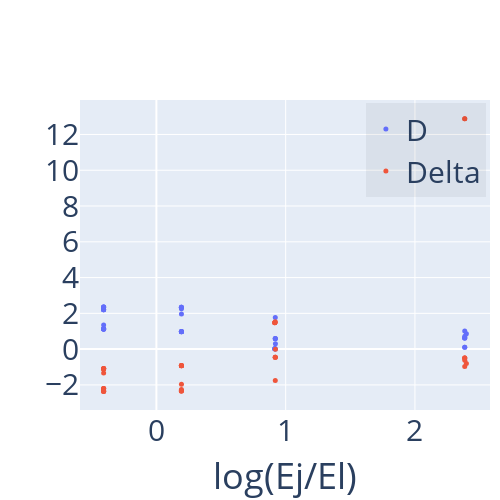

Notebook source saved alongside this figure:
### Code cell
plotScatter(log10(Agg['CJx']/Agg['EcS']),{'D':Agg['D'],'Delta':Agg['delta']},x_label='log(EcJ/EcS)',dot_size=5,
            size=(500,500),legend=True)
plotScatter(log10(Agg['Jx']/Agg['EcS']),{'D':Agg['D*'],'Delta':Agg['delta*']},x_label='log(Ej/EcS)',dot_size=5,
            size=(500,500),legend=True)
plotScatter(log10(Agg['CJx']/Agg['Lx']),{'D':Agg['D*'],'Delta':Agg['delta*']},x_label='log(EcJ/El)',dot_size=5,
            size=(500,500),legend=True)
plotScatter(log10(Agg['Jx']/Agg['Lx']),{'D':Agg['D*'],'Delta':Agg['delta*']},x_label='log(Ej/El)',dot_size=5,
            size=(500,500),legend=True)

### Figure 1 — Plotly figure (JSON) as saved in the notebook; plotly's stock layout.template omitted (floating-point values rounded to 4 significant figures)
{"data": [{"marker": {"size": 5}, "mode": "markers", "name": "D", "type": "scatter", "x": [2.385, 2.385, 2.385, 0.9196, 0.9169, 0.9169, 0.9196, 0.9195, 0.9195, 0.1936, 0.1932, 0.1932, 0.1932, 0.1934, 0.1934, 0.1934, -0.4083, -0.4082, -0.4082, -0.4082, -0.408, -0.4082, -0.4082, -0.4082, 2.398, 2.385, 2.385, 2.386, 2.385, 0.9196, 0.9157, 0.9157, 0.9208, 0.1938, 0.1936, 0.1936, 0.1936, -0.4082, -0.4082, -0.4082, -0.4082, -0.4082, -0.4082], "y": [0.6155, 0.6156, 0.6156, 0.01264, 0.01399, 0.01399, 0.586, 0.5874, 0.5874, 2.262, 2.347, 2.347, 2.347, 0.9689, 0.9689, 0.9689, 2.328, 2.197, 2.197, 2.197, 1.347, 1.121, 1.118, 1.118, 0.8651, 0.1006, 0.1006, 0.718, 1.013, 1.764, 0.01455, 0.01455, 0.3034, 1.967, 0.9839, 0.9839, 0.9839, 2.359, 2.35, 2.35, 1.126, 1.131, 1.131]}, {"marker": {"size": 5}, "mode": "markers", "name": "Delta", "type": "scatter", "x": [2.385, 2.385, 2.385, 0.9196, 0.9169, 0.9169, 0.9196, 0.9195, 0.9195, 0.1936, 0.1932, 0.1932, 0.1932, 0.1934, 0.1934, 0.1934, -0.4083, -0.4082, -0.4082, -0.4082, -0.408, -0.4082, -0.4082, -0.4082, 2.398, 2.385, 2.385, 2.386, 2.385, 0.9196, 0.9157, 0.9157, 0.9208, 0.1938, 0.1936, 0.1936, 0.1936, -0.4082, -0.4082, -0.4082, -0.4082, -0.4082, -0.4082], "y": [-0.4949, -0.4951, -0.4951, 1.53, 1.485, 1.485, -0.4556, -0.4575, -0.4575, -2.26, -2.345, -2.345, -2.345, -0.9195, -0.9195, -0.9195, -2.33, -2.199, -2.199, -2.199, -1.332, -1.092, -1.089, -1.089, -0.8014, 12.89, 12.89, -0.6257, -0.9689, -1.756, 1.468, 1.468, -0.004759, -1.962, -0.9363, -0.9363, -0.9363, -2.362, -2.352, -2.352, -1.097, -1.102, -1.102]}], "layout": {"font": {"size": 30}, "height": 500, "legend": {"bgcolor": "rgba(0,0,0,.05)", "x": 0.99, "xanchor": "right", "y": 0.99, "yanchor": "top"}, "margin": {"r": 10, "t": 100}, "showlegend": true, "width": 500, "xaxis": {"title": {"text": "log(Ej/El)"}}}}
